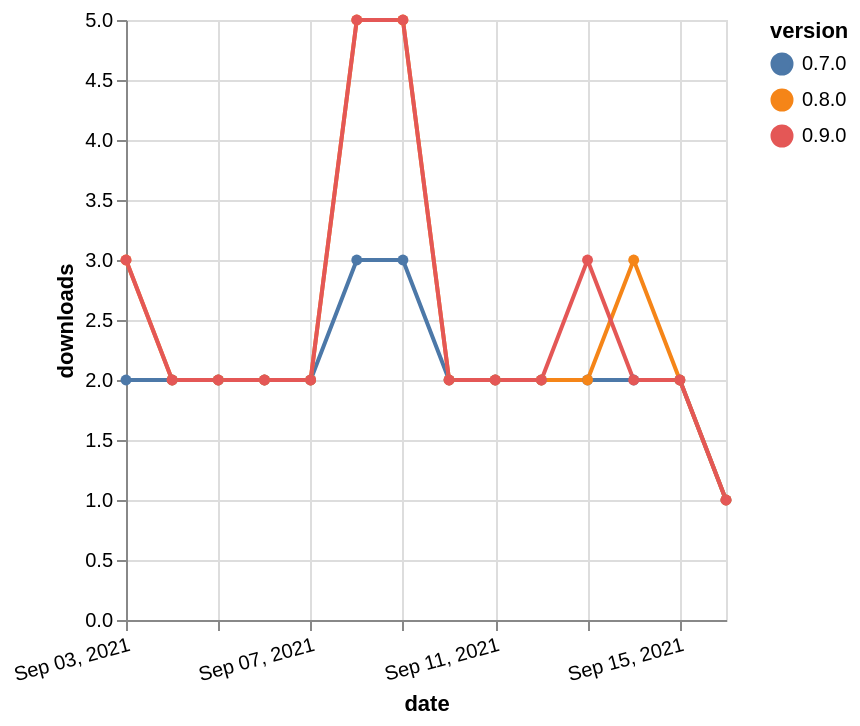

The Vega-Lite source for this figure:
### Vega-Lite specification from a JSON file in a GitHub repository (floating-point values rounded to 4 significant figures)
{"$schema": "https://vega.github.io/schema/vega-lite/v5.json", "description": "A simple bar chart with embedded data.", "data": {"values": [{"date": "2021-09-03", "total": 2310, "delta": 2, "version": "0.7.0"}, {"date": "2021-09-04", "total": 2312, "delta": 2, "version": "0.7.0"}, {"date": "2021-09-05", "total": 2314, "delta": 2, "version": "0.7.0"}, {"date": "2021-09-06", "total": 2316, "delta": 2, "version": "0.7.0"}, {"date": "2021-09-07", "total": 2318, "delta": 2, "version": "0.7.0"}, {"date": "2021-09-08", "total": 2321, "delta": 3, "version": "0.7.0"}, {"date": "2021-09-09", "total": 2324, "delta": 3, "version": "0.7.0"}, {"date": "2021-09-10", "total": 2326, "delta": 2, "version": "0.7.0"}, {"date": "2021-09-11", "total": 2328, "delta": 2, "version": "0.7.0"}, {"date": "2021-09-12", "total": 2330, "delta": 2, "version": "0.7.0"}, {"date": "2021-09-13", "total": 2332, "delta": 2, "version": "0.7.0"}, {"date": "2021-09-14", "total": 2334, "delta": 2, "version": "0.7.0"}, {"date": "2021-09-15", "total": 2336, "delta": 2, "version": "0.7.0"}, {"date": "2021-09-16", "total": 2337, "delta": 1, "version": "0.7.0"}, {"date": "2021-09-03", "total": 2723, "delta": 3, "version": "0.8.0"}, {"date": "2021-09-04", "total": 2725, "delta": 2, "version": "0.8.0"}, {"date": "2021-09-05", "total": 2727, "delta": 2, "version": "0.8.0"}, {"date": "2021-09-06", "total": 2729, "delta": 2, "version": "0.8.0"}, {"date": "2021-09-07", "total": 2731, "delta": 2, "version": "0.8.0"}, {"date": "2021-09-08", "total": 2736, "delta": 5, "version": "0.8.0"}, {"date": "2021-09-09", "total": 2741, "delta": 5, "version": "0.8.0"}, {"date": "2021-09-10", "total": 2743, "delta": 2, "version": "0.8.0"}, {"date": "2021-09-11", "total": 2745, "delta": 2, "version": "0.8.0"}, {"date": "2021-09-12", "total": 2747, "delta": 2, "version": "0.8.0"}, {"date": "2021-09-13", "total": 2749, "delta": 2, "version": "0.8.0"}, {"date": "2021-09-14", "total": 2752, "delta": 3, "version": "0.8.0"}, {"date": "2021-09-15", "total": 2754, "delta": 2, "version": "0.8.0"}, {"date": "2021-09-16", "total": 2755, "delta": 1, "version": "0.8.0"}, {"date": "2021-09-03", "total": 2796, "delta": 3, "version": "0.9.0"}, {"date": "2021-09-04", "total": 2798, "delta": 2, "version": "0.9.0"}, {"date": "2021-09-05", "total": 2800, "delta": 2, "version": "0.9.0"}, {"date": "2021-09-06", "total": 2802, "delta": 2, "version": "0.9.0"}, {"date": "2021-09-07", "total": 2804, "delta": 2, "version": "0.9.0"}, {"date": "2021-09-08", "total": 2809, "delta": 5, "version": "0.9.0"}, {"date": "2021-09-09", "total": 2814, "delta": 5, "version": "0.9.0"}, {"date": "2021-09-10", "total": 2816, "delta": 2, "version": "0.9.0"}, {"date": "2021-09-11", "total": 2818, "delta": 2, "version": "0.9.0"}, {"date": "2021-09-12", "total": 2820, "delta": 2, "version": "0.9.0"}, {"date": "2021-09-13", "total": 2823, "delta": 3, "version": "0.9.0"}, {"date": "2021-09-14", "total": 2825, "delta": 2, "version": "0.9.0"}, {"date": "2021-09-15", "total": 2827, "delta": 2, "version": "0.9.0"}, {"date": "2021-09-16", "total": 2828, "delta": 1, "version": "0.9.0"}]}, "width": "container", "mark": {"type": "line", "point": {"filled": true}}, "encoding": {"x": {"field": "date", "type": "temporal", "timeUnit": "yearmonthdate", "title": "date", "axis": {"labelAngle": -15}}, "y": {"field": "delta", "type": "quantitative", "title": "downloads"}, "color": {"field": "version", "type": "nominal"}, "tooltip": {"field": "delta"}}}
